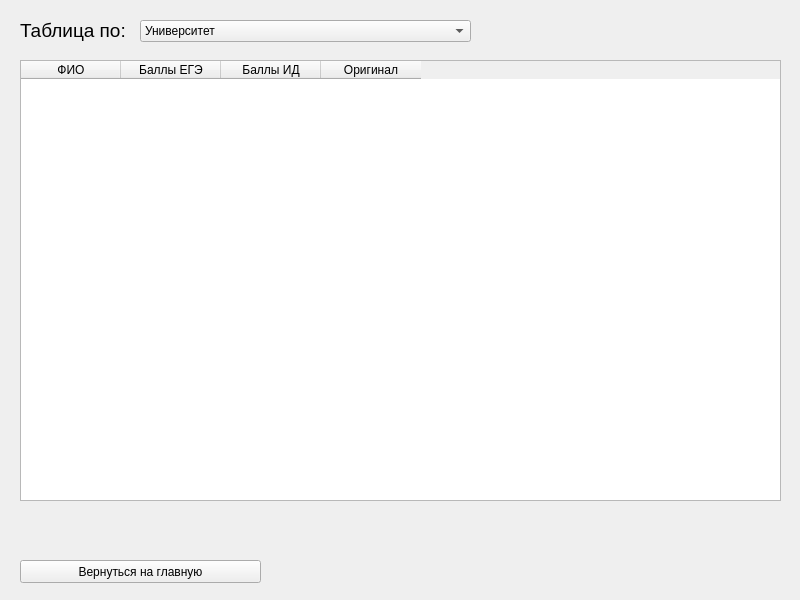
<?xml version="1.0" encoding="UTF-8"?>
<ui version="4.0">
 <class>Results_Table</class>
 <widget class="QMainWindow" name="Results_Table">
  <property name="geometry">
   <rect>
    <x>0</x>
    <y>0</y>
    <width>800</width>
    <height>600</height>
   </rect>
  </property>
  <property name="windowTitle">
   <string>MainWindow</string>
  </property>
  <widget class="QWidget" name="centralwidget">
   <widget class="QTableWidget" name="tableWidget">
    <property name="geometry">
     <rect>
      <x>20</x>
      <y>60</y>
      <width>761</width>
      <height>441</height>
     </rect>
    </property>
    <property name="sortingEnabled">
     <bool>true</bool>
    </property>
    <column>
     <property name="text">
      <string>ФИО</string>
     </property>
    </column>
    <column>
     <property name="text">
      <string>Баллы ЕГЭ</string>
     </property>
    </column>
    <column>
     <property name="text">
      <string>Баллы ИД</string>
     </property>
    </column>
    <column>
     <property name="text">
      <string>Оригинал</string>
     </property>
    </column>
   </widget>
   <widget class="QLabel" name="label">
    <property name="geometry">
     <rect>
      <x>20</x>
      <y>10</y>
      <width>151</width>
      <height>41</height>
     </rect>
    </property>
    <property name="font">
     <font>
      <pointsize>14</pointsize>
     </font>
    </property>
    <property name="text">
     <string>Таблица по:</string>
    </property>
   </widget>
   <widget class="QComboBox" name="comboBox">
    <property name="geometry">
     <rect>
      <x>140</x>
      <y>20</y>
      <width>331</width>
      <height>22</height>
     </rect>
    </property>
    <item>
     <property name="text">
      <string>Университет</string>
     </property>
    </item>
    <item>
     <property name="text">
      <string>Прикладная математика</string>
     </property>
    </item>
    <item>
     <property name="text">
      <string>Информатика и вычислительная техника</string>
     </property>
    </item>
    <item>
     <property name="text">
      <string>Автоматизация управления в технических системах</string>
     </property>
    </item>
    <item>
     <property name="text">
      <string>Инфокоммуникационные технологии</string>
     </property>
    </item>
    <item>
     <property name="text">
      <string>Защищенные сети и системы</string>
     </property>
    </item>
   </widget>
   <widget class="QPushButton" name="btn_go_to_main">
    <property name="geometry">
     <rect>
      <x>20</x>
      <y>560</y>
      <width>241</width>
      <height>23</height>
     </rect>
    </property>
    <property name="text">
     <string>Вернуться на главную</string>
    </property>
   </widget>
  </widget>
 </widget>
 <resources/>
 <connections/>
</ui>
